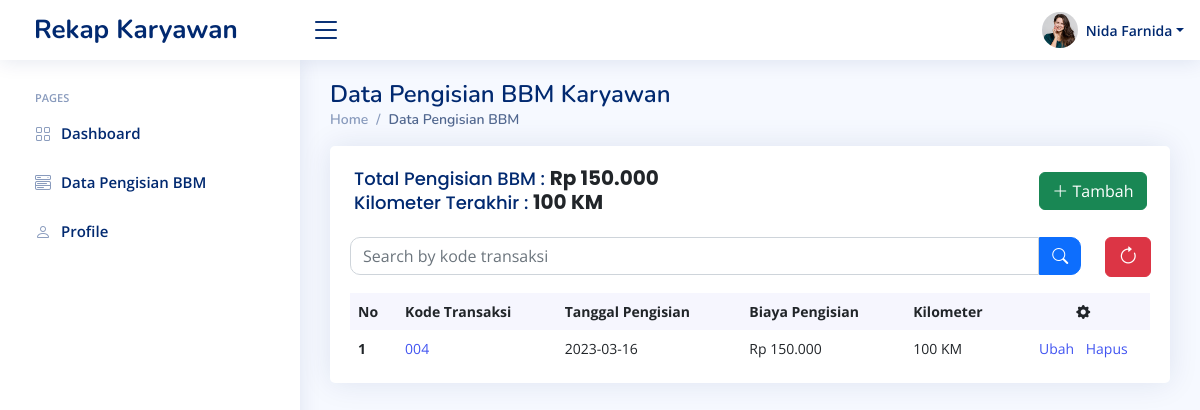
Page /data_pengisian_bbm.php (signed in) on the earlier database version.
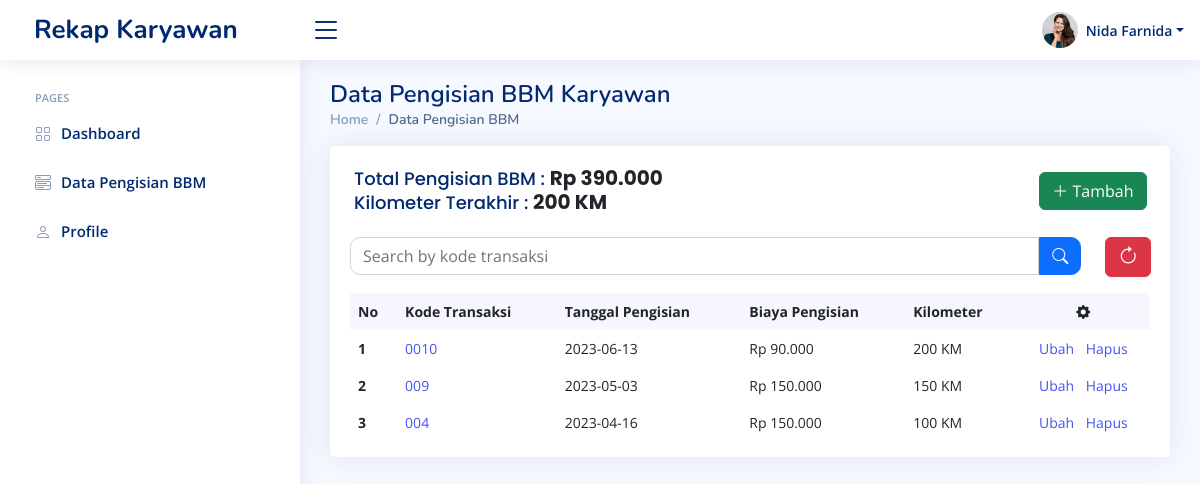
Same page on the later database version.
### tables this page shows
CREATE TABLE `tb_user` (
  `id` int(11) NOT NULL,
  `username` varchar(20) NOT NULL,
  `password` varchar(20) NOT NULL,
  `nama_user` varchar(100) NOT NULL,
  `jenis_kelamin` varchar(10) NOT NULL,
  `no_telpon` varchar(20) NOT NULL,
  `email` varchar(100) NOT NULL,
  `foto_profil` varchar(100) NOT NULL,
  `level` varchar(10) NOT NULL
);

CREATE TABLE `tb_karyawan` (
  `id` int(11) NOT NULL,
  `username` varchar(20) NOT NULL,
  `nama_karyawan` varchar(100) NOT NULL,
  `nama_kendaraan` varchar(100) NOT NULL,
  `no_plat` varchar(20) NOT NULL,
  `total_pengisian` int(11) NOT NULL
);

CREATE TABLE `tb_rekap_pengisian_bbm` (
  `id` int(11) NOT NULL,
  `tanggal` date NOT NULL,
  `username` varchar(100) NOT NULL,
  `kilometer` int(11) NOT NULL,
  `biaya_pengisian` int(11) NOT NULL,
  `keterangan` text NOT NULL,
  `bukti_pembayaran` varchar(100) NOT NULL
);

### format_rupiah.php (called while the page is built)
<?php
function rupiah($angka)
{
    $hasil_rupiah = "Rp " . number_format($angka, 0, ',', '.');
    return $hasil_rupiah;
}

### format_kilometer.php (called while the page is built)
<?php
function jarak($angka)
{
    $hasil_jarak = number_format($angka, 0, ',', '.') . " KM";
    return $hasil_jarak;
}

### data_pengisian_bbm.php (the view, shortened to what this page needs)
<?php
require './koneksi.php';
if ($_SESSION['admin'] || $_SESSION['karyawan']) {
    if ($_SESSION['admin']) {
        $user = $_SESSION['admin'];
    } else if ($_SESSION['karyawan']) {
        $user = $_SESSION['karyawan'];
    }
}
else{
    header('location:login.php');
}
$sql = mysqli_query($conn, "SELECT * FROM tb_user WHERE username = '$user' ");
$data = mysqli_fetch_assoc($sql);
?>
<!DOCTYPE html>
<html lang="en">
<?php
include 'head.php';
?>
<body>
    <?php
    include './navbar.php';
    ?>
    <main id="main" class="main">
        <div class="pagetitle">
            <h1>Data Pengisian BBM Karyawan</h1>
            <nav>
                <ol class="breadcrumb">
                    <li class="breadcrumb-item"><a href="./index.php">Home</a></li>
                    <li class="breadcrumb-item active">Data Pengisian BBM</li>
                </ol>
            </nav>
        </div>
        <section class="section dashboard">
            <div class="row">
                <div class="col-lg-12">
                    <div class="row">
                        <div class="col-12">
                            <div class="card top-selling overflow-auto">
                                <div class="card-body pb-0">
                                    <?php
                                    if ($data['level'] == "Karyawan") {
                                        $sql_karyawan = mysqli_query($conn, "SELECT * FROM tb_karyawan WHERE username = '$data[username]' ");
                                        $data_karyawan = mysqli_fetch_assoc($sql_karyawan);
                                        $query = mysqli_query($conn, "SELECT * FROM tb_rekap_pengisian_bbm WHERE username = '$data[username]' ORDER BY kilometer DESC");
                                        $data_pengisian = mysqli_fetch_assoc($query);
                                    ?>
                                        <div class="row ms-1">
                                            <h5 class="col-10 card-title">Total Pengisian BBM : <span class="text-dark fw-bold fs-5"><?= rupiah($data_karyawan['total_pengisian']) ?></span> <br class="mb-2"> Kilometer Terakhir : <span class="text-dark fw-bold fs-5">
                                                    <?php
                                                    if (mysqli_num_rows($query) == 0) {
                                                        echo 0;
                                                    } else {
                                                        echo jarak($data_pengisian['kilometer']);
                                                    }
                                                    ?></span></h5>
                                            <a href="./create_pengisian_bbm.php" class="col-2 my-auto"><span class="btn btn-success"><i class="bi-plus-lg"></i> Tambah</span></a>
                                        </div>
                                        <div class="mb-3 row">
                                            <div class="col-11">
                                                <form class="search-form d-flex align-items-center" method="POST" action="">
                                                    <input type="text" name="search" placeholder="Search by kode transaksi" class="form-control" style="border-radius: 10px 0 0 10px;" required>
                                                    <button type="submit" class="btn btn-primary" style="border-radius: 0 10px 10px 0;"><i class="bi bi-search"></i></button>
                                                </form>
                                            </div>
                                            <div class="col-1">
                                                <a href="" class="btn btn-danger py-1 my-auto" title="Refresh Page"><i class="bi bi-arrow-clockwise fs-5"></i></a>
                                            </div>
                                        </div>
                                        <table class="table table-borderless">
                                            <thead>
                                                <tr>
                                                    <th scope="col">No</th>
                                                    <th scope="col">Kode Transaksi</th>
                                                    <th scope="col">Tanggal Pengisian</th>
                                                    <th scope="col">Biaya Pengisian</th>
                                                    <th scope="col">Kilometer</th>
                                                    <th scope="col" class="text-center col-2"><i class="bi bi-gear-fill"></i></th>
                                                </tr>
                                            </thead>
                                            <tbody>
                                                <?php
                                                $no = 1;
                                                if (isset($_POST['search'])) {
                                                    $id = substr($_POST['search'], 2);
                                                    $query = mysqli_query($conn, "SELECT * FROM tb_rekap_pengisian_bbm WHERE username = '$data[username]' && id = '$id' ");
                                                } else {
                                                    $query = mysqli_query($conn, "SELECT * FROM tb_rekap_pengisian_bbm WHERE username = '$data[username]' ORDER BY kilometer DESC ");
                                                }
                                                while ($data_pengisian = mysqli_fetch_assoc($query)) {
                                                    $sql_karyawan = mysqli_query($conn, "SELECT * FROM tb_karyawan WHERE username = '$data_pengisian[username]' ");
                                                    $data_karyawan = mysqli_fetch_assoc($sql_karyawan);
                                                ?>
                                                    <tr>
                                                        <th scope="row"><?= $no++ ?></th>
                                                        <td><a type="button" class="text-link" data-bs-toggle="modal" data-bs-target="#modalTransaksi<?= $data_pengisian['id'] ?>">00<?= $data_pengisian['id'] ?></a></td>
                                                        <td><?= $data_pengisian['tanggal'] ?></td>
                                                        <td><?= rupiah($data_pengisian['biaya_pengisian']) ?></td>
                                                        <td><?= jarak($data_pengisian['kilometer']) ?></td>
                                                        <td class="text-center">
                                                            <a href="./update_pengisian_bbm.php?id=<?= $data_pengisian['id'] ?>" class="me-1">Ubah</a>
                                                            <a href="./delete_pengisian_bbm.php?username=<?= $data_karyawan['username'] ?>&id=<?= $data_pengisian['id'] ?>" onclick="return confirm('Apakah anda yakin ingin menghapus data tersebut?')" class="ms-1">Hapus</a>
                                                        </td>
                                                    </tr>
                                                <?php
                                                }
                                                ?>
                                            </tbody>
                                        </table>
                                    <?php
                                    }
                                    ?>
                                </div>
                            </div>
                        </div>
                    </div>
                </div>
            </div>
        </section>
    </main>
</body>
</html>

### head.php (shortened to what this page needs)
<head>
  <?php
  include './format_rupiah.php';
  include './format_kilometer.php';
  ?>
  <link href="assets/vendor/bootstrap/css/bootstrap.min.css" rel="stylesheet">
  <link href="assets/vendor/bootstrap-icons/bootstrap-icons.css" rel="stylesheet">
  <link href="assets/vendor/boxicons/css/boxicons.min.css" rel="stylesheet">
  <link href="assets/vendor/quill/quill.snow.css" rel="stylesheet">
  <link href="assets/vendor/quill/quill.bubble.css" rel="stylesheet">
  <link href="assets/vendor/remixicon/remixicon.css" rel="stylesheet">
  <link href="assets/vendor/simple-datatables/style.css" rel="stylesheet">
  <link href="assets/css/style.css" rel="stylesheet">
</head>

### navbar.php (shortened to what this page needs)
<header id="header" class="header fixed-top d-flex align-items-center">
    <div class="d-flex align-items-center justify-content-between">
        <a href="./index.php" class="logo d-flex align-items-center">
            <span class="d-none d-lg-block ms-2">Rekap Karyawan</span>
        </a>
        <i class="bi bi-list toggle-sidebar-btn"></i>
    </div>
    <nav class="header-nav ms-auto">
        <ul class="d-flex align-items-center">
            <li class="nav-item dropdown pe-3">
                <a class="nav-link nav-profile d-flex align-items-center pe-0" href="#" data-bs-toggle="dropdown">
                    <?php
                    if ($data['foto_profil'] == '') {
                        if ($data['jenis_kelamin'] == 'L') {
                    ?>
                            <img src="assets/img/profile-img.jpg" alt="Profile" class="rounded-circle">
                        <?php
                        } else {
                        ?>
                            <img src="assets/img/messages-1.jpg" alt="Profile" class="rounded-circle">
                        <?php
                        }
                    } else {
                        ?>
                        <img src="./profile/<?= $data['foto_profil'] ?>" alt="Profile" class="rounded-circle" style="max-width: 40px; height: 50px;">
                    <?php
                    }
                    ?>
                    <span class="d-none d-md-block dropdown-toggle ps-2"><?= $data['nama_user'] ?></span>
                </a>
            </li>
        </ul>
    </nav>
</header>
<aside id="sidebar" class="sidebar">
    <ul class="sidebar-nav" id="sidebar-nav">
        <li class="nav-heading">Pages</li>
        <li class="nav-item">
            <a class="nav-link collapsed" href="./index.php">
                <i class="bi bi-grid"></i>
                <span>Dashboard</span>
            </a>
        </li>
        <?php
        if ($data['level'] == 'Admin') {
        ?>
            <li class="nav-item">
                <a class="nav-link collapsed" data-bs-target="#tables-nav" data-bs-toggle="collapse" href="#">
                    <i class="bi bi-card-list"></i><span>Data Akun</span><i class="bi bi-chevron-down ms-auto"></i>
                </a>
                <ul id="tables-nav" class="nav-content collapse " data-bs-parent="#sidebar-nav">
                    <li>
                        <a href="./data_akun.php?level=Karyawan">
                            <i class="bi bi-circle"></i><span>Karyawan</span>
                        </a>
                    </li>
                    <li>
                        <a href="./data_akun.php?level=Admin">
                            <i class="bi bi-circle"></i><span>Admin</span>
                        </a>
                    </li>
                </ul>
            </li>
            <li class="nav-item">
                <a class="nav-link collapsed" href="./data_pengisian_bbm.php">
                    <i class="bi bi-menu-button-wide"></i>
                    <span>Data Pengisian BBM</span>
                </a>
            </li>
        <?php
        } elseif ($data['level'] == 'Karyawan') {
        ?>
            <li class="nav-item">
                <a class="nav-link collapsed" href="./data_pengisian_bbm.php">
                    <i class="bi bi-menu-button-wide"></i>
                    <span>Data Pengisian BBM</span>
                </a>
            </li>
        <?php
        }
        ?>
        <li class="nav-item">
            <a class="nav-link collapsed" href="./profile.php">
                <i class="bi bi-person"></i>
                <span>Profile</span>
            </a>
        </li>
    </ul>
</aside>

### assets/css/style.css (style rules this page uses)
:root { scroll-behavior: smooth; }
body { font-family: "Open Sans", sans-serif; background: #f6f9ff; color: #444444; }
a { color: #4154f1; text-decoration: none; }
h1, h2, h3, h4, h5, h6 { font-family: "Nunito", sans-serif; }
#main { margin-top: 60px; padding: 20px 30px; transition: all 0.3s; }
.pagetitle { margin-bottom: 10px; }
.pagetitle h1 { font-size: 24px; margin-bottom: 0; font-weight: 600; color: #012970; }
.card { margin-bottom: 30px; border: none; border-radius: 5px; box-shadow: 0px 0 30px rgba(1, 41, 112, 0.1); }
.card-title { padding: 20px 0 15px 0; font-size: 18px; font-weight: 500; color: #012970; font-family: "Poppins", sans-serif; }
.card-title span { color: #899bbd; font-size: 14px; font-weight: 400; }
.card-body { padding: 0 20px 20px 20px; }
.breadcrumb { font-size: 14px; font-family: "Nunito", sans-serif; color: #899bbd; font-weight: 600; }
.breadcrumb a { color: #899bbd; transition: 0.3s; }
.breadcrumb .breadcrumb-item::before { color: #899bbd; }
.breadcrumb .active { color: #51678f; font-weight: 600; }
.logo { line-height: 1; }
@media (min-width: 1200px) { .logo { width: 280px; } }
.logo span { font-size: 26px; font-weight: 700; color: #012970; font-family: "Nunito", sans-serif; }
.header { transition: all 0.5s; z-index: 997; height: 60px; box-shadow: 0px 2px 20px rgba(1, 41, 112, 0.1); background-color: #fff; padding-left: 20px; }
.header .toggle-sidebar-btn { font-size: 32px; padding-left: 10px; cursor: pointer; color: #012970; }
.header-nav ul { list-style: none; }
.header-nav>ul { margin: 0; padding: 0; }
.header-nav .nav-profile { color: #012970; }
.header-nav .nav-profile img { max-height: 36px; }
.header-nav .nav-profile span { font-size: 14px; font-weight: 600; }
.sidebar { position: fixed; top: 60px; left: 0; bottom: 0; width: 300px; z-index: 996; transition: all 0.3s; padding: 20px; overflow-y: auto; scrollbar-width: thin; scrollbar-color: #aab7cf transparent; box-shadow: 0px 0px 20px rgba(1, 41, 112, 0.1); background-color: #fff; }
@media (min-width: 1200px) { #main, #footer { margin-left: 300px; } }
.sidebar-nav { padding: 0; margin: 0; list-style: none; }
.sidebar-nav li { padding: 0; margin: 0; list-style: none; }
.sidebar-nav .nav-item { margin-bottom: 5px; }
.sidebar-nav .nav-heading { font-size: 11px; text-transform: uppercase; color: #899bbd; font-weight: 600; margin: 10px 0 5px 15px; }
.sidebar-nav .nav-link { display: flex; align-items: center; font-size: 15px; font-weight: 600; color: #4154f1; transition: 0.3; background: #f6f9ff; padding: 10px 15px; border-radius: 4px; }
.sidebar-nav .nav-link i { font-size: 16px; margin-right: 10px; color: #4154f1; }
.sidebar-nav .nav-link.collapsed { color: #012970; background: #fff; }
.sidebar-nav .nav-link.collapsed i { color: #899bbd; }
.dashboard .top-selling { font-size: 14px; }
.dashboard .top-selling .table thead { background: #f6f6fe; }
.dashboard .top-selling .table thead th { border: 0; }
.dashboard .top-selling .table tbody td { vertical-align: middle; }

Differences in the rows shown:
changed tb_karyawan: total_pengisian "Rp 150.000" → "Rp 390.000"
added tb_rekap_pengisian_bbm: kilometer "200 KM", id "10", tanggal "2023-06-13", biaya_pengisian "Rp 90.000"
added tb_rekap_pengisian_bbm: id "9", tanggal "2023-05-03", biaya_pengisian "Rp 150.000", kilometer "150 KM"
changed tb_rekap_pengisian_bbm "100 KM": tanggal "2023-03-16" → "2023-04-16"
Other differences:
jarak($data_pengisian['kilometer']): "100 KM" → "200 KM"
